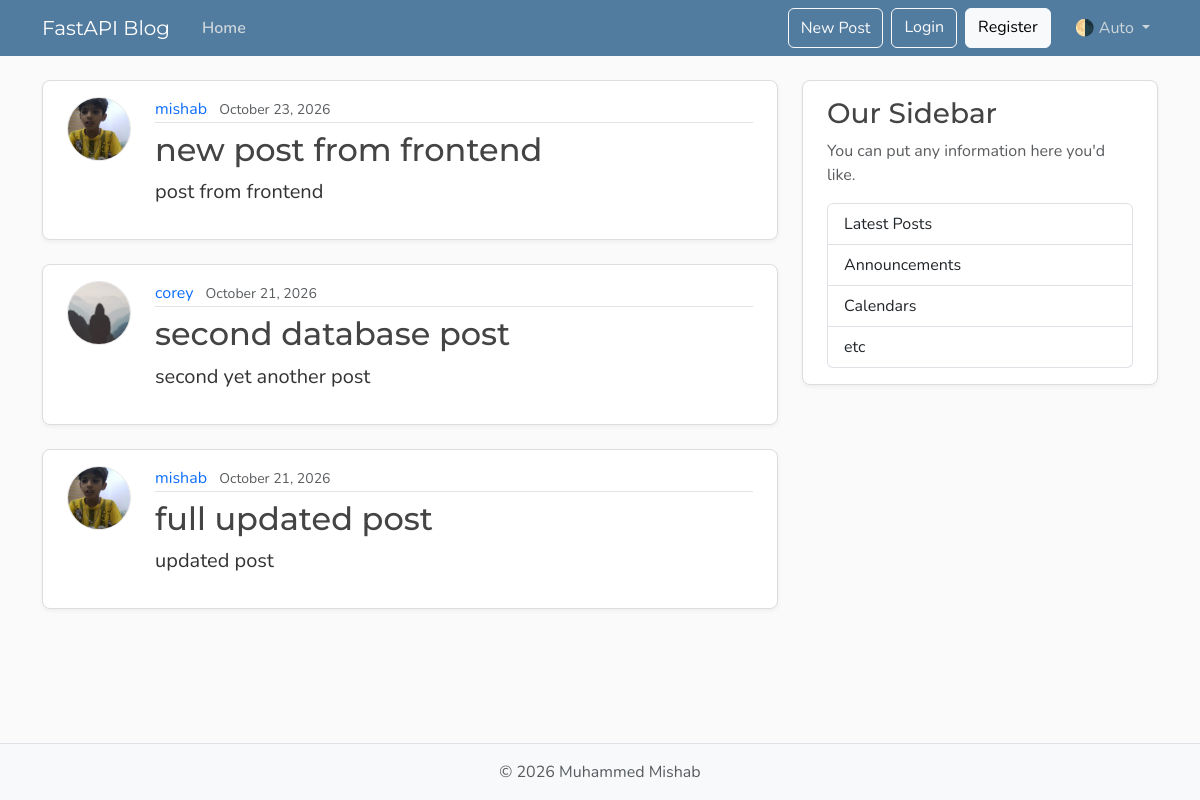
The page /posts on the database its author committed.
### models.py (models this page shows, shortened)
class Post(Base):
    __tablename__ = "posts"
    id: Mapped[int] = mapped_column(Integer, primary_key=True, index=True)
    title: Mapped[str] = mapped_column(String(100), nullable=False)
    content: Mapped[str] = mapped_column(Text, nullable=False)
    user_id: Mapped[int] = mapped_column(
        ForeignKey("users.id"),
        nullable=False,
        index=True,
    )
    date_posted: Mapped[datetime] = mapped_column(
        DateTime(timezone=True),
        default=lambda: datetime.now(UTC),
    )
    author: Mapped[User] = relationship(back_populates="posts")

class User(Base):
    __tablename__ = "users"
    id: Mapped[int] = mapped_column(Integer, primary_key=True, index=True)
    username: Mapped[str] = mapped_column(String(50), unique=True, nullable=False)
    email: Mapped[str] = mapped_column(String(120), unique=True, nullable=False)
    image_file: Mapped[str | None] = mapped_column(
        String(200),
        nullable=True,
        default=None,
    )
    posts: Mapped[list[Post]] = relationship(back_populates="author", cascade="all, delete-orphan")

### main.py (the view)
@app.get("/", include_in_schema=False, name="home")
@app.get("/posts", include_in_schema=False, name="posts")
async def home(request: Request, db: Annotated[AsyncSession, Depends(get_db)]):
    result = await db.execute(
        select(models.Post).options(selectinload(models.Post.author))
        .order_by(models.Post.date_posted.desc()),
    )
    posts = result.scalars().all()
    return templates.TemplateResponse(
        request,
        "home.html",
        {"posts": posts, "title": "Home"},
    )

### templates/home.html
{% extends "layout.html" %}
{% block content %}
  {% for post in posts %}
    <article class="content-section py-3 px-4 mb-4">
      <div class="d-flex align-items-start gap-4">
        <img class="rounded-circle article-img flex-shrink-0"
             src="{{ post.author.image_path}}"
             alt="{{ post.author.username }}'s profile picture"
             width="64"
             height="64"
             loading="lazy">
        <div class="flex-grow-1">
          <div class="article-metadata mb-2">
            <a class="me-2" href="{{ url_for("user_posts", user_id=post.author.id)}}">{{ post.author.username }}</a>
            <small class="text-body-secondary">{{ post.date_posted.strftime('%B %d, %Y') }}</small>
          </div>
          <h2>
            <a class="article-title" href="{{url_for("post_page", post_id=post.id) }}">{{ post.title }}</a>
          </h2>
          <p class="article-content">{{ post.content }}</p>
        </div>
      </div>
    </article>
  {% endfor %}
{% endblock content %}

### templates/layout.html (shortened to what this page needs)
<!DOCTYPE html>
<html lang="en">
  <head>
    <link href="https://cdn.jsdelivr.net/npm/bootstrap@5.3.8/dist/css/bootstrap.min.css"
          rel="stylesheet"
>
    <link rel="stylesheet" type="text/css" href="{{url_for("static", path='css/main.css')}}">
  </head>
  <body class="d-flex flex-column min-vh-100">
    <header class="site-header">
      <nav class="navbar navbar-expand-md bg-steel fixed-top"
           data-bs-theme="dark">
        <div class="container">
          <a class="navbar-brand me-4" href="{{url_for("home")}}">FastAPI Blog</a>
          <div class="collapse navbar-collapse" id="navbarToggle">
            <div class="navbar-nav me-auto">
              <a class="nav-link active" aria-current="page" href="{{url_for("home")}}">Home</a>
            </div>
            <div class="navbar-nav">
              <button class="btn btn-outline-light mb-2 mb-md-0 me-md-2"
                      type="button"
                      data-bs-toggle="modal"
                      data-bs-target="#createPostModal">New Post</button>
              <a class="btn btn-outline-light mb-2 mb-md-0 me-md-2" href="#">Login</a>
              <a class="btn btn-light mb-2 mb-md-0 me-md-3" href="#">Register</a>
              <div class="nav-item dropdown">
                <a class="nav-link dropdown-toggle"
                   href="#"
                   role="button"
                   id="bd-theme"
                   data-bs-toggle="dropdown"
                   aria-expanded="false">
                  <span id="bd-theme-text">🌗 Auto</span>
                </a>
              </div>
            </div>
          </div>
        </div>
      </nav>
    </header>
    <main role="main" class="container">
      <div class="row">
        <div class="col-md-8">
          {% block content %}
          {% endblock content %}
        </div>
        <aside class="col-md-4">
          <div class="content-section py-3 px-4 mb-4">
            <h3>Our Sidebar</h3>
            <p class="text-body-secondary">You can put any information here you'd like.</p>
            <ul class="list-group">
              <li class="list-group-item">Latest Posts</li>
              <li class="list-group-item">Announcements</li>
              <li class="list-group-item">Calendars</li>
              <li class="list-group-item">etc</li>
            </ul>
          </div>
        </aside>
      </div>
    </main>
    <footer class="mt-auto py-3 bg-body-tertiary border-top">
      <div class="container text-center">
        <p class="text-body-secondary mb-0">
          © <span id="year"></span> Muhammed Mishab
        </p>
      </div>
    </footer>
  </body>
</html>

### static/css/main.css (style rules this page uses)
:root { --font-heading: "Montserrat", system-ui, -apple-system, BlinkMacSystemFont, sans-serif; --font-body: "Nunito", system-ui, -apple-system, BlinkMacSystemFont, sans-serif; --color-bg-body: #fafafa; --color-bg-content: #ffffff; --color-text-primary: #333333; --color-text-heading: #444444; --color-steel: #527c9f; --color-nav-link: #cbd5db; --color-nav-link-hover: #ffffff; --color-link-hover: #428bca; --color-border: #dddddd; --color-border-light: #e3e3e3; --spacing-xl: 5rem; --article-img-size: 4rem; --account-img-size: 7.813rem; }
body { font-family: var(--font-body); background: var(--color-bg-body); color: var(--color-text-primary); }
main { padding-top: var(--spacing-xl); }
h1, h2, h3, h4, h5, h6 { font-family: var(--font-heading); color: var(--color-text-heading); }
.navbar-brand { font-family: var(--font-heading); }
a { text-decoration: none; }
.bg-steel { background-color: var(--color-steel); }
.site-header .navbar-nav .nav-link { color: var(--color-nav-link); transition: color 0.2s ease-in-out; }
.site-header .navbar-nav .nav-link.active { font-weight: 600; }
.content-section { background: var(--color-bg-content); border: 1px solid var(--color-border); border-radius: 0.5rem; box-shadow: 0 2px 4px rgba(15, 23, 42, 0.05); transition: box-shadow 0.15s ease, transform 0.15s ease, border-color 0.15s ease; }
.article-title { color: var(--color-text-heading); transition: color 0.2s ease-in-out; }
.article-content { white-space: pre-line; font-size: 1.25rem; }
.article-img { height: var(--article-img-size); width: var(--article-img-size); flex-shrink: 0; object-fit: cover; border: 1px solid var(--color-border-light); box-shadow: 0 0 0 2px var(--color-bg-content); }
.article-metadata { padding-bottom: 0.063rem; border-bottom: 1px solid var(--color-border-light); }
.article-metadata a { transition: color 0.2s ease-in-out; }
[data-bs-theme="dark"] { --color-bg-body: #1a1a1a; --color-bg-content: #2d2d2d; --color-text-primary: #e0e0e0; --color-text-heading: #f0f0f0; --color-border: #404040; --color-border-light: #4a4a4a; }

### rows shown on the page
Post: author.image_path (picture), author.username "mishab", date_posted "October 23, 2026", title "new post from frontend", content "post from frontend"
Post: shows a picture, author.username "corey", date_posted "October 21, 2026", title "second database post", content "second yet another post"
Post: author.image_path (picture), author.username "mishab", date_posted "October 21, 2026", title "full updated post", content "updated post"
